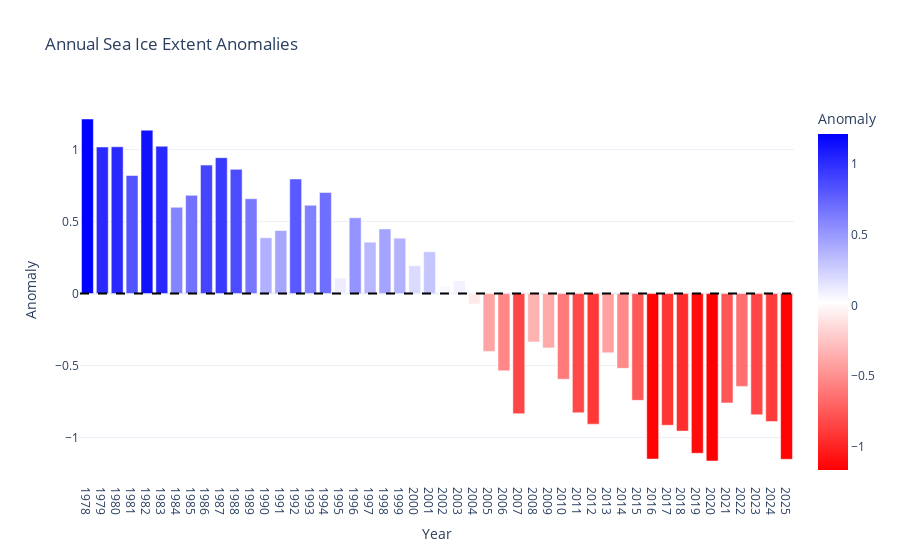

Write notebook code for a chart like this one.
### Code cell
import pandas as pd

# Compute the multi-year average for each DayOfYear.
seasonal_mean = df_ice_clean.groupby("DayOfYear")["Extent"].mean().reset_index(name="Seasonal_Mean")

# Merge back to get a daily anomaly: Extent - Seasonal_Mean
df_merged = df_ice_clean.merge(seasonal_mean, on="DayOfYear", how="left")
df_merged["DailyAnomaly"] = df_merged["Extent"] - df_merged["Seasonal_Mean"]

# Average anomalies by year to get an annual anomaly
df_annual = df_merged.groupby("Year", as_index=False)["DailyAnomaly"].mean()
df_annual.rename(columns={"DailyAnomaly": "AnnualAnomaly"}, inplace=True)

fig = px.bar(
    df_annual,
    x="Year",
    y="AnnualAnomaly",
    color="AnnualAnomaly",
    color_continuous_scale=["red", "white", "blue"],
    range_color=[df_annual["AnnualAnomaly"].min(), df_annual["AnnualAnomaly"].max()],
    labels={
        "Year": "Year",
        "AnnualAnomaly": "Anomaly"
    },
    title="Annual Sea Ice Extent Anomalies",
    template="plotly_white",
)

fig.add_hline(y=0, line_dash="dash", line_color="black")

fig.update_layout(
    coloraxis_showscale=True,
    xaxis=dict(dtick=1)
)

fig.show()

### Figure 1 — Plotly figure (JSON) as saved in the notebook; plotly's stock layout.template omitted (floating-point values rounded to 4 significant figures)
{"data": [{"hovertemplate": "Year=%{x}<br>Anomaly=%{marker.color}<extra></extra>", "legendgroup": "", "marker": {"color": [1.213, 1.019, 1.02, 0.8206, 1.136, 1.024, 0.5999, 0.6825, 0.8929, 0.9444, 0.8632, 0.6591, 0.3879, 0.438, 0.7963, 0.6139, 0.7019, 0.1083, 0.5268, 0.3573, 0.4495, 0.3851, 0.1936, 0.2907, 0.05405, 0.08891, -0.07184, -0.4018, -0.5362, -0.8347, -0.336, -0.3775, -0.5946, -0.8283, -0.9069, -0.4114, -0.5193, -0.7417, -1.15, -0.9147, -0.9551, -1.109, -1.163, -0.7596, -0.6447, -0.8418, -0.8888, -1.151], "coloraxis": "coloraxis", "pattern": {"shape": ""}}, "name": "", "orientation": "v", "showlegend": false, "textposition": "auto", "type": "bar", "x": [1978, 1979, 1980, 1981, 1982, 1983, 1984, 1985, 1986, 1987, 1988, 1989, 1990, 1991, 1992, 1993, 1994, 1995, 1996, 1997, 1998, 1999, 2000, 2001, 2002, 2003, 2004, 2005, 2006, 2007, 2008, 2009, 2010, 2011, 2012, 2013, 2014, 2015, 2016, 2017, 2018, 2019, 2020, 2021, 2022, 2023, 2024, 2025], "xaxis": "x", "y": [1.213, 1.019, 1.02, 0.8206, 1.136, 1.024, 0.5999, 0.6825, 0.8929, 0.9444, 0.8632, 0.6591, 0.3879, 0.438, 0.7963, 0.6139, 0.7019, 0.1083, 0.5268, 0.3573, 0.4495, 0.3851, 0.1936, 0.2907, 0.05405, 0.08891, -0.07184, -0.4018, -0.5362, -0.8347, -0.336, -0.3775, -0.5946, -0.8283, -0.9069, -0.4114, -0.5193, -0.7417, -1.15, -0.9147, -0.9551, -1.109, -1.163, -0.7596, -0.6447, -0.8418, -0.8888, -1.151], "yaxis": "y"}], "layout": {"barmode": "relative", "coloraxis": {"cmax": 1.213, "cmin": -1.163, "colorbar": {"title": {"text": "Anomaly"}}, "colorscale": [[0, "red"], [0.5, "white"], [1, "blue"]], "showscale": true}, "legend": {"tracegroupgap": 0}, "shapes": [{"line": {"color": "black", "dash": "dash"}, "type": "line", "x0": 0, "x1": 1, "xref": "x domain", "y0": 0, "y1": 0, "yref": "y"}], "title": {"text": "Annual Sea Ice Extent Anomalies"}, "xaxis": {"anchor": "y", "domain": [0, 1], "dtick": 1, "title": {"text": "Year"}}, "yaxis": {"anchor": "x", "domain": [0, 1], "title": {"text": "Anomaly"}}}}
